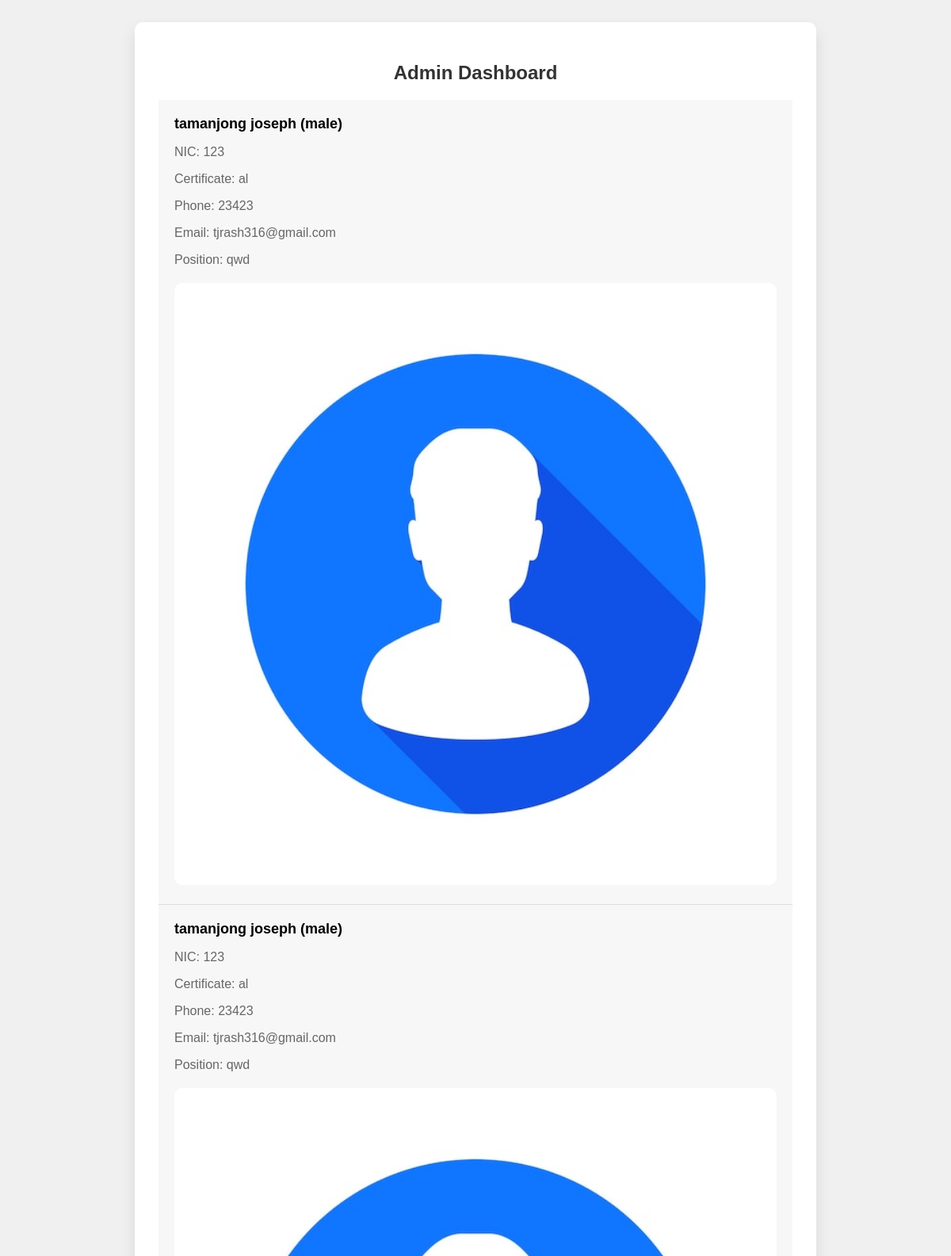
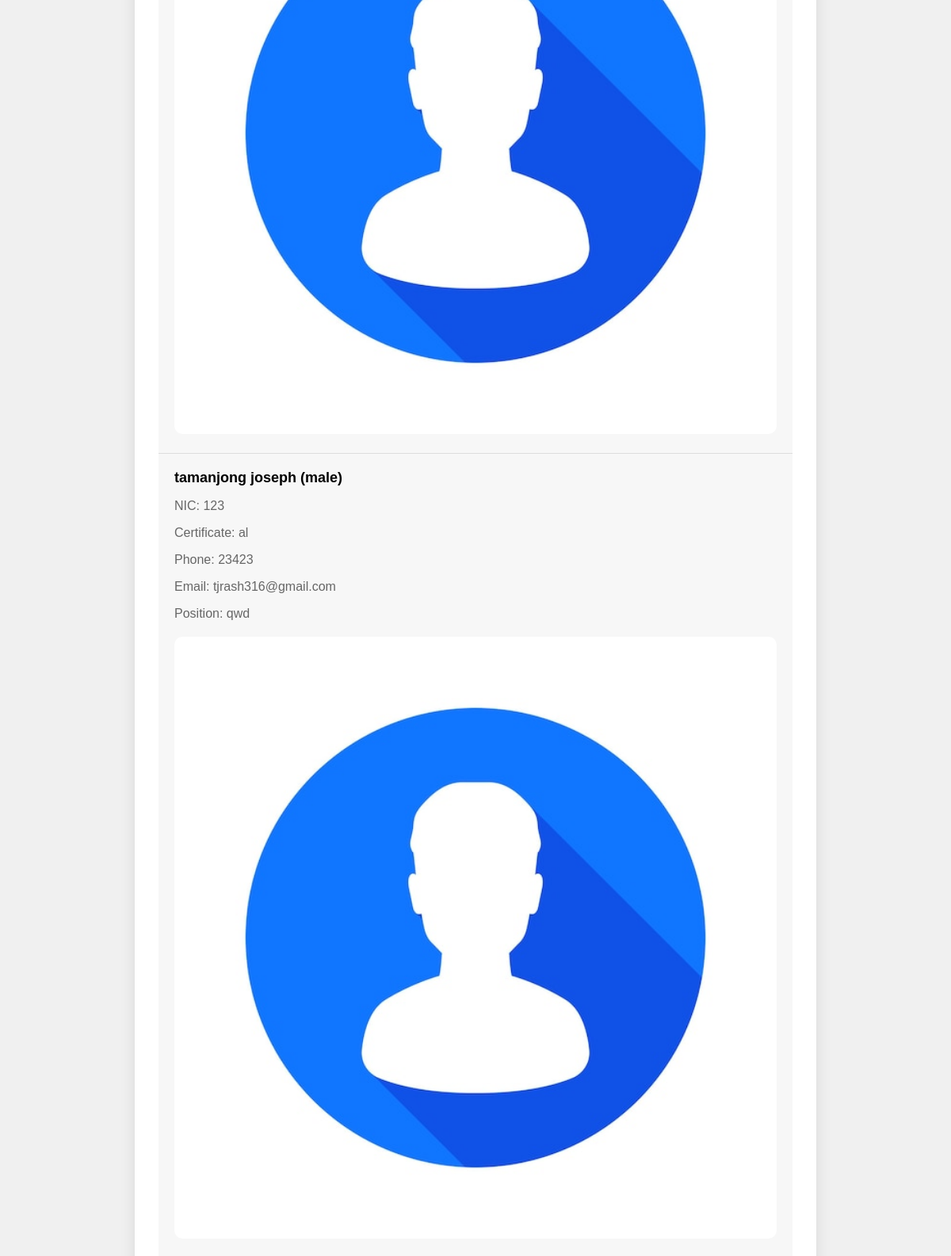
/admin_dashboard/ (upper part), run on the app's committed database (2 pictures, top to bottom).
### core/models.py (models this page shows, shortened)
class Registration(models.Model):
    full_name = models.CharField(max_length=255)
    sex = models.CharField(max_length=10)
    nic = models.CharField(max_length=20)
    certificate = models.CharField(max_length=255)
    phone = models.CharField(max_length=20)
    email = models.EmailField()
    upload = models.ImageField(upload_to='certificates/')
    position = models.CharField(max_length=255)

### core/views.py (the view)
# urls.py: path('admin_dashboard/', views.admin_dashboard, name='admin'),
def admin_dashboard(request):
        registrations = Registration.objects.all()
        return render(request, 'core/admin_dashboard.html', {'registrations': registrations})

### core/templates/core/admin_dashboard.html (shortened to what this page needs)
<!DOCTYPE html>
<html lang="en">
<head>
</head>
<body>
    <div class="container">
        <h2>Admin Dashboard</h2>
        <ul class="registration-list">
            {% for registration in registrations %}
            <li class="registration-item">
                <div class="full-name">{{ registration.full_name }} ({{ registration.sex }})</div>
                <div class="details">
                    <p>NIC: {{ registration.nic }}</p>
                    <p>Certificate: {{ registration.certificate }}</p>
                    <p>Phone: {{ registration.phone }}</p>
                    <p>Email: {{ registration.email }}</p>
                    <p>Position: {{ registration.position }}</p>
                </div>
                <div class="upload">
                    <img src="{{ registration.upload.url }}" alt="Uploaded certificate">
                </div>
            </li>
            {% endfor %}
        </ul>
    </div>
</body>
</html>

### core/templates/core/admin_dashboard.html (style rules this page uses)
body { font-family: Arial, sans-serif; background-color: #f0f0f0; padding: 20px; }
.container { background-color: #fff; padding: 30px; border-radius: 10px; box-shadow: 0 10px 20px rgba(0, 0, 0, 0.1); max-width: 800px; margin: 0 auto; overflow-y: auto; max-height: 80vh; }
h2 { text-align: center; margin-bottom: 20px; color: #333; font-weight: bold; }
.registration-list { list-style: none; padding: 0; margin: 0; }
.registration-item { background-color: #f7f7f7; padding: 20px; border-bottom: 1px solid #ddd; }
.registration-item .full-name { font-weight: bold; font-size: 18px; margin-bottom: 10px; }
.registration-item .details { font-size: 16px; color: #666; }
.registration-item .upload { margin-top: 20px; }
.registration-item img { width: 100%; height: auto !important; object-fit: contain; border-radius: 10px; }

### data on the page
Registration: full_name "tamanjong joseph", sex "male", nic "123", certificate "al", phone "23423", email "tjrash316@gmail.com", position "qwd", upload (picture)
Registration: full_name "tamanjong joseph", sex "male", nic "123", certificate "al", phone "23423", email "tjrash316@gmail.com", position "qwd", upload (picture)
Registration: full_name "tamanjong joseph", sex "male", nic "123", certificate "al", phone "23423", email "tjrash316@gmail.com", position "qwd", upload (picture)
